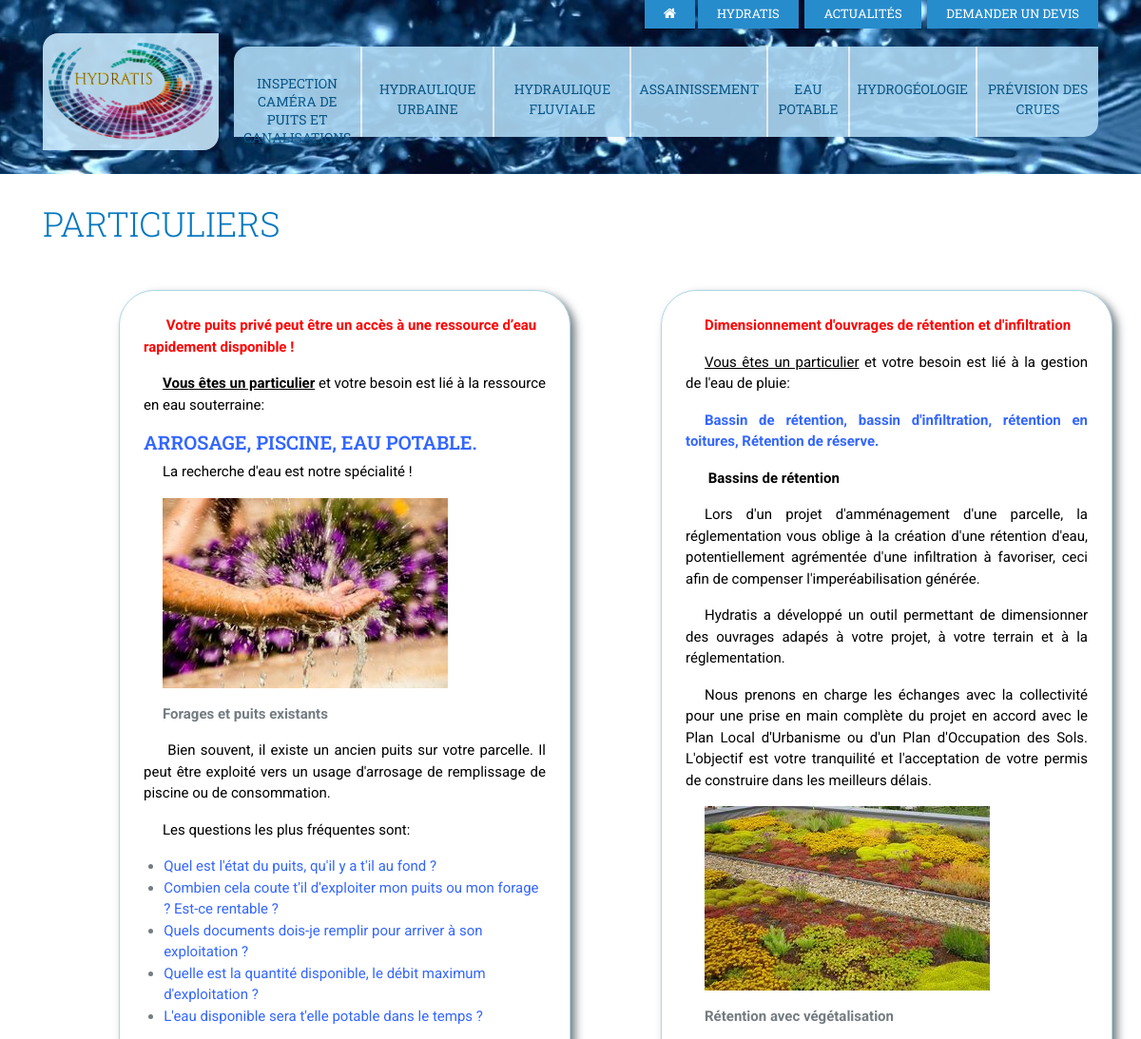
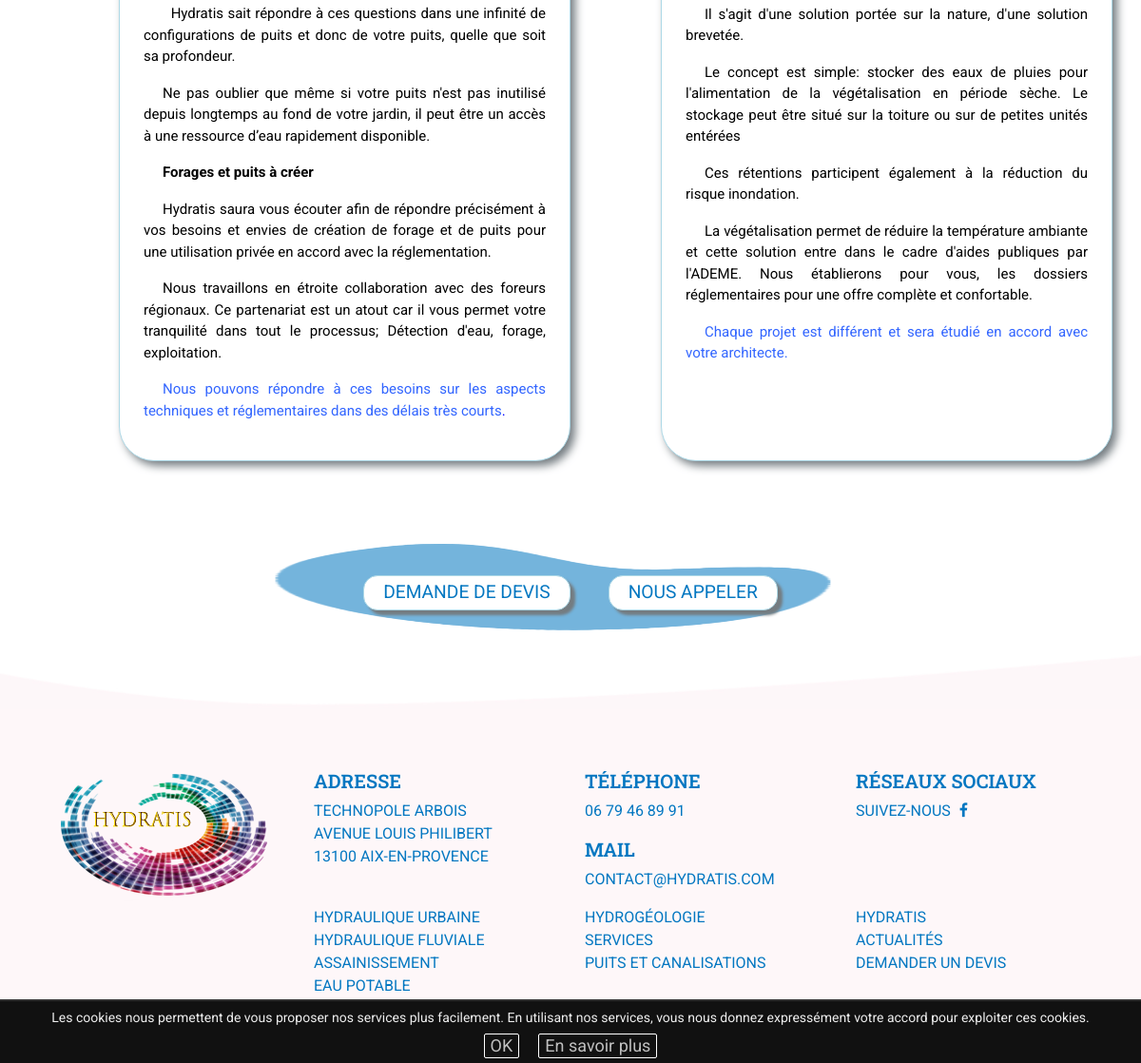
Page /particuliers on the committed database (2 pictures, top to bottom).
### tables this page shows
CREATE TABLE `Pages` (
  `id` int(11) NOT NULL,
  `meta_title` varchar(255) NOT NULL DEFAULT '',
  `meta_desc` varchar(255) NOT NULL DEFAULT '',
  `langue` char(5) NOT NULL DEFAULT 'fr',
  `menu` tinyint(3) UNSIGNED NOT NULL DEFAULT '0',
  `actif` tinyint(255) NOT NULL DEFAULT '0',
  `titre` varchar(255) NOT NULL DEFAULT '',
  `text_top` text NOT NULL,
  `texte_left` text NOT NULL,
  `texte_right` text NOT NULL,
  `date_maj` datetime DEFAULT NULL,
  `nom_interne` varchar(255) NOT NULL
);

### index.php (called while the page is built, shortened)
<?php
$page = new Page;
$page-> afficherPage();

### mvc/class/Model.php (called while the page is built, shortened)
<?php
class Model
{
    function __construct ()
    {
        $this->pdo = null;
    }
    function getConnexion ()
    {
        if ($this->pdo == null)
        {
            $nomDatabase  = "e_partenaire_hydratis";
            $userDatabase = "root";
            $mdpDatabase  = "";
            $hostDatabase = "hydratis-local.fr";
            $dsn = "mysql:dbname=$nomDatabase;host=$hostDatabase;port=3308;charset=utf8;";
            $this->pdo = new PDO($dsn, $userDatabase, $mdpDatabase);
            $this->pdo->setAttribute(PDO::ATTR_ERRMODE, PDO::ERRMODE_WARNING);
        }
        return $this->pdo;
    }
    function executeSQL ($requeteSQL, $tableauBind=[])
    {
        $pdo = $this->getConnexion();
        $statement = $pdo->prepare($requeteSQL);
        $statement->execute();
        return $statement;
    }
function getInfoPage($page='accueil'){
    $requeteSQL =
<<<CODESQL
SELECT * FROM `Pages`
WHERE `nom_interne` = '$page'
CODESQL;
    $statement = $this->executeSQL($requeteSQL);
    return($statement->fetch(PDO::FETCH_ASSOC));
}
}

### mvc/view/cont-particuliers.php (the view)
<?php
$particuliers = $model->getInfoPage('particuliers');
 ?>
 <section>
   <div class="container ul_unset">
     <div class="row">
         <h1 class="col-12 col-lg-6"><?php echo $particuliers['titre']?></h1>
     </div>
     <div class="row">
       <div class="col-12 col-lg-5 offset-lg-1 custom-text scrollpoint sp-effect1">
         <div><?php echo $particuliers['texte_left']?></div>
       </div>
       <div class="col-12 col-lg-5 offset-lg-1 custom-text scrollpoint sp-effect1">
         <div><?php echo $particuliers['texte_right']?></div>
       </div>
     </div>
  </div>
</section>
<div class="container ">
  <div class="row d-flex justify-content-center mt-3 bg-fond_cta">
      <div class="cta cta_margin">
        <a href="/devis"<?=$currentPage == 'devis' ? ' class="actif"':''?>>Demande de devis</a>
      </div>
      <div class="cta cta_margin">
        <a href="Tel:0442556784">Nous appeler</a>
      </div>
  </div>
</div>

### media/css/main.css (style rules this page uses)
body { width: 100%; height: 100%; font-family: 'Roboto', sans-serif; color: #747c81; font-size: 15px; background-color: #fff; }
html { width: 100%; height: 100%; }
.cta { display: inline-block; font-size: 1.2rem; padding: 3px 20px; border:1px lightblue solid; border-radius:15px; background-color: white; box-shadow:5px 5px 3px; }
.cta_margin { margin: 47px 20px 47px 20px; }
.bg-fond_cta { background: url("../img/fond_cta.png") no-repeat top center; background-size: 61% 90%; }
.cta a { color:#0377c1; text-transform: uppercase; text-decoration: none; }
h1 { font-family: 'Roboto Slab', serif; font-weight: 300; font-size: 36px; color: #0377c1; margin: 2rem 0 3rem 0; text-transform: uppercase; }
h4 { font-family: 'Roboto Slab', serif; color: #0377c1; font-size: 20px; font-weight: 600; text-transform: uppercase; }
ul { list-style: none; padding: 0; }
.ul_unset ul { list-style: initial; margin-left:5%; }
p { text-align: justify; }
nav + * { margin-top:182px; }
.custom-text { border:1px lightblue solid; padding:25px; margin-bottom: 5%; border-radius:37px; box-shadow:5px 5px 10px; background-color: white; }
.custom-text p { text-indent: 20px; }

### rows in the picture
pages: titre "PARTICULIERS", texte_left "Votre puits privé peut être un accès à une ressource d’eau rapidement disponible ! Vous êtes un particulier et votre besoin est lié à la ressource en eau souterraine: ARROSAGE, PISCINE, EAU POTABLE. La recherche d'eau est notre spécialité ! Forages et puits existants Bien souvent, il existe un ancien puits sur votre parcelle. Il peut être exploité vers un usage d'arrosage de remplissage de piscine ou de consommation. Les questions les plus fréquentes sont: Quel est l'état du puits, qu'il y a t'il au fond ? Combien cela coute t'il d'exploiter mon puits ou mon forage ? Est-ce rentable ? Quels documents dois-je remplir pour arriver à son exploitation ? Quelle est la quantité disponible, le…", texte_left (picture), texte_right "Dimensionnement d'ouvrages de rétention et d'infiltration Vous êtes un particulier et votre besoin est lié à la gestion de l'eau de pluie: Bassin de rétention, bassin d'infiltration, rétention en toitures, Rétention de réserve. Bassins de rétention Lors d'un projet d'amménagement d'une parcelle, la réglementation vous oblige à la création d'une rétention d'eau, potentiellement agrémentée d'une infiltration à favoriser, ceci afin de compenser l'imperéabilisation générée. Hydratis a développé un outil permettant de dimensionner des ouvrages adapés à votre projet, à votre terrain et à la réglementation. Nous prenons en charge les échanges avec la collectivité pour une prise en main complète du…", texte_right (picture)
